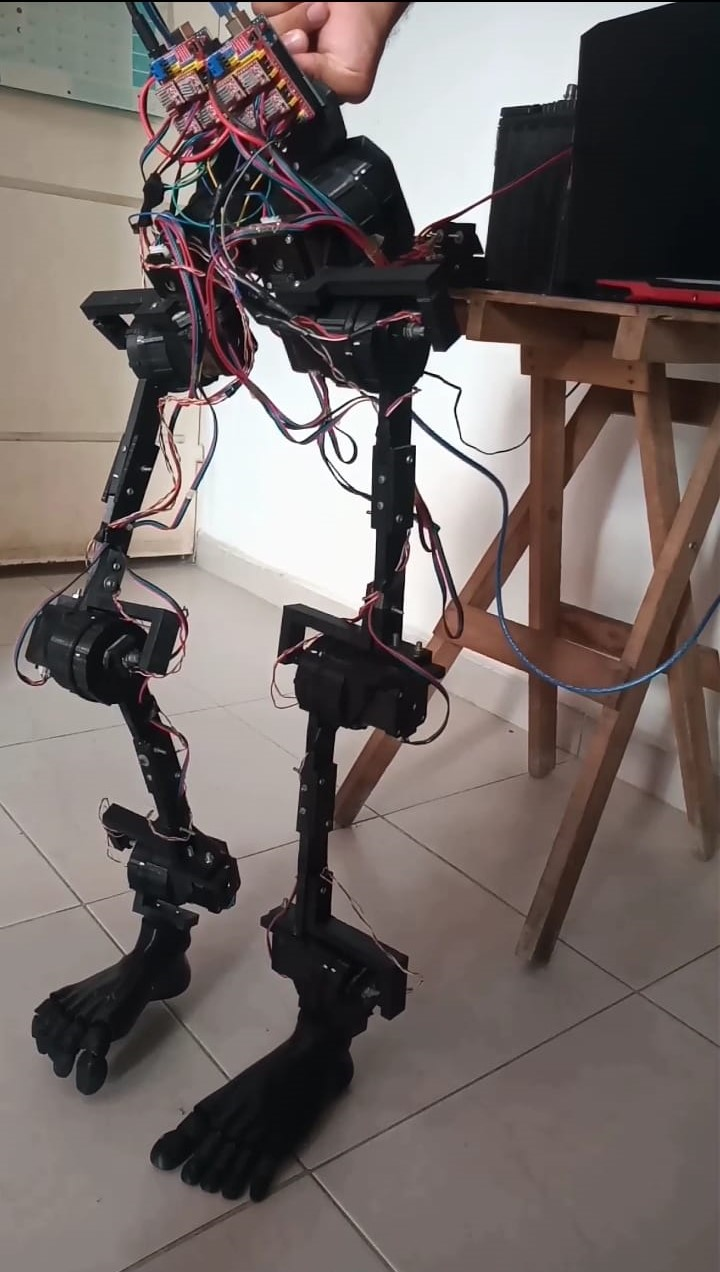
#> input picture WhatsApp Image 2023-11-14 at 5.31.05 PM (1).jpeg, 720 x 1272 px, given in place of the camera
$ python 'deteccion de coordenada.py'
#> lines starting #> are read from the running program, lines starting #| are printed output that depends on the picture; after the words box and inside, x2 and y2 are one past the last pixel; in counts of white or black regions, pixels touching at a corner belong together
import cv2
import numpy as np
import serial

COM = 'COM6'
BAUD = 9600
ser = serial.Serial(COM, BAUD)

cap = cv2.VideoCapture(0)
azulBajo = np.array([90, 100, 20], np.uint8)
azulAlto = np.array([120, 255, 255], np.uint8)
while True:
    ret, frame = cap.read()
#> frame is the input picture: shape (1272, 720, 3); mean B, G, R 100.9, 103.4, 113.4
    if ret:
        frame = cv2.flip(frame, 1)
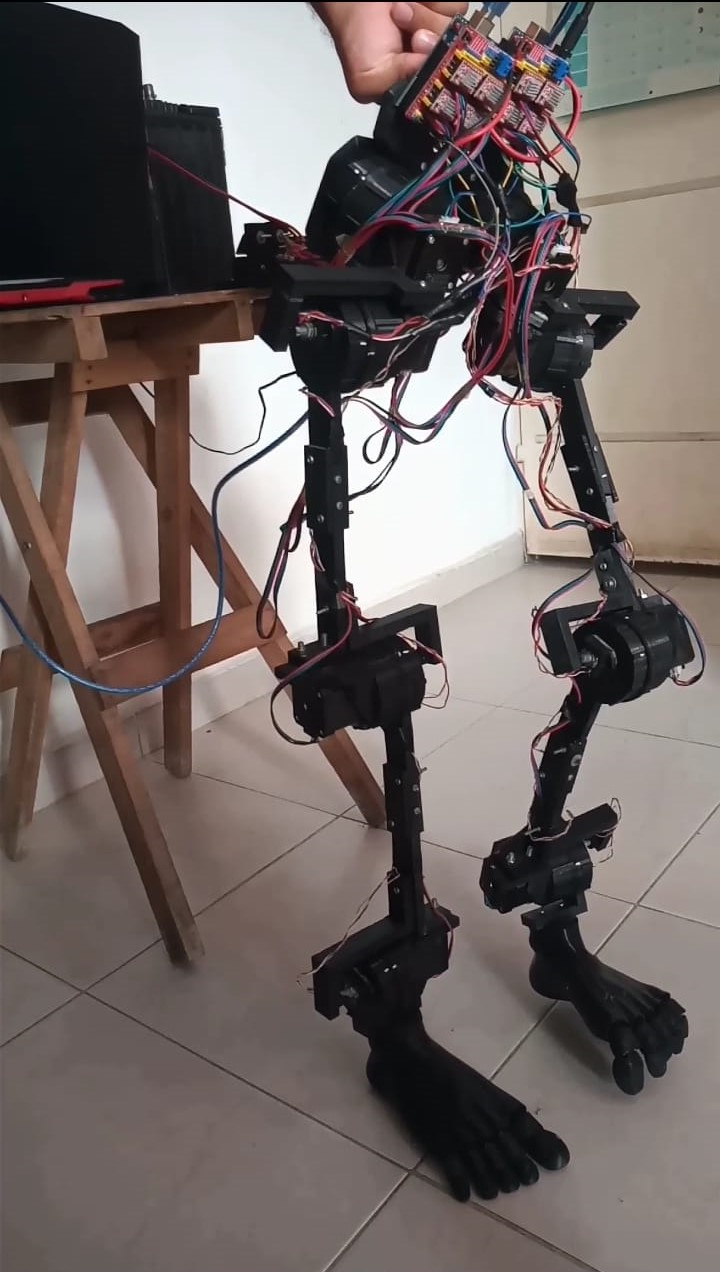
#> frame: shape (1272, 720, 3); mean B, G, R 100.9, 103.4, 113.4
        frameHSV = cv2.cvtColor(frame, cv2.COLOR_BGR2HSV)
#> frameHSV: shape (1272, 720, 3); mean H, S, V 50.8, 45.8, 115.2
        mascara = cv2.inRange(frameHSV, azulBajo, azulAlto)
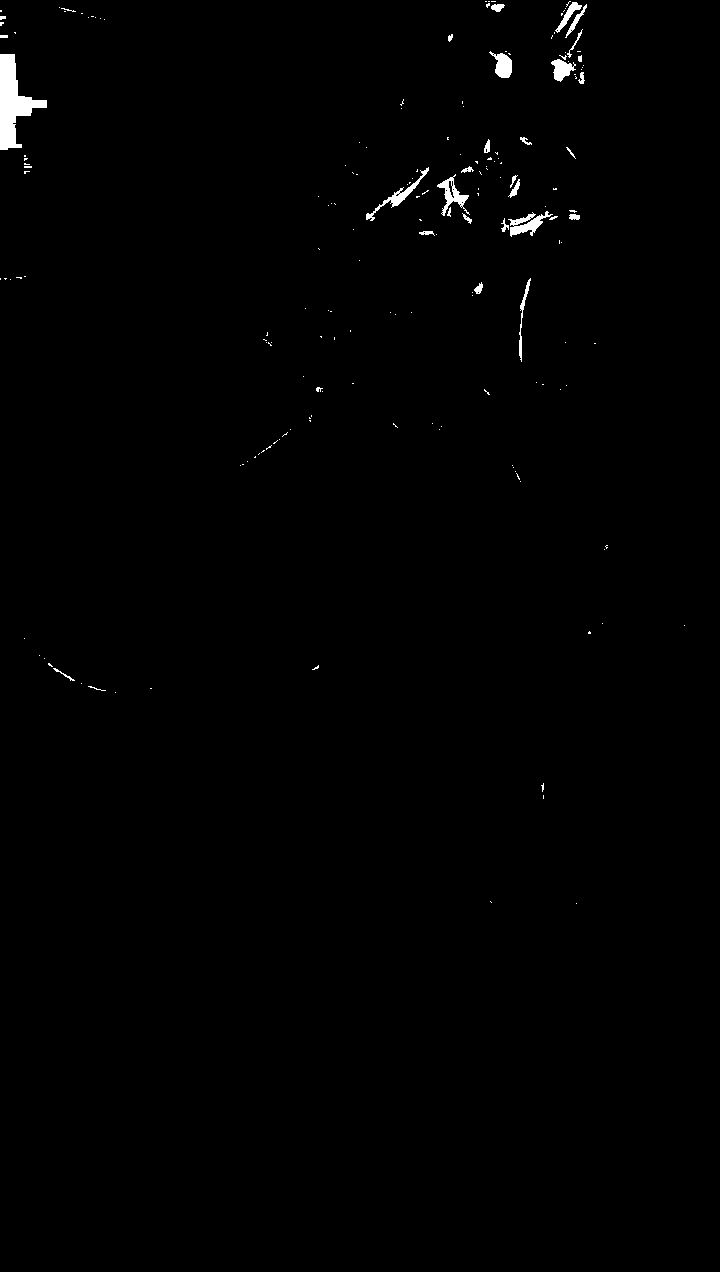
#> mascara: shape (1272, 720); 0.66% white; 184 white regions (153 under 20 px)
        contornos, _ = cv2.findContours(mascara, cv2.RETR_EXTERNAL, cv2.CHAIN_APPROX_SIMPLE)
#> contornos = 184 contours, 162 with area under 20; largest, box (x1, y1, x2, y2) and area: (0, 54, 47, 150) 1846, (437, 174, 470, 216) 398, (508, 211, 553, 237) 380, (366, 167, 429, 221) 330, (489, 51, 512, 78) 323
        cv2.drawContours(frame, contornos, -1, (255, 0, 0), 4)
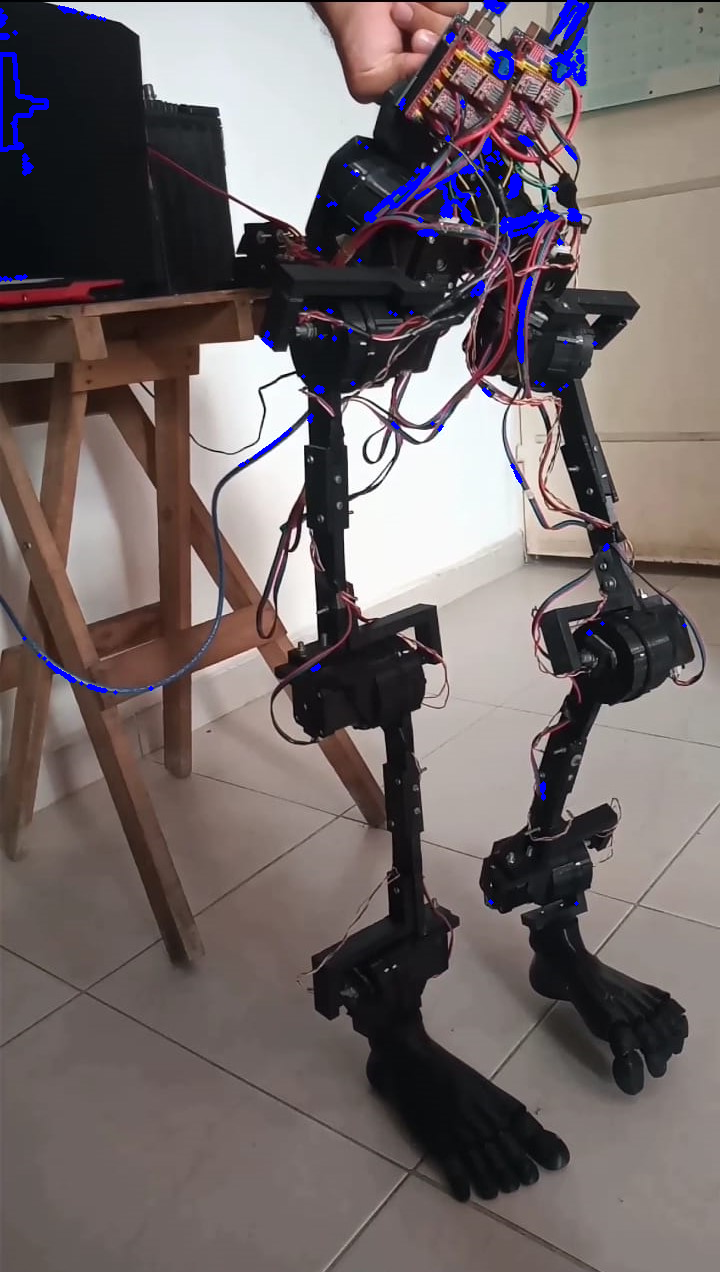
#> frame: shape (1272, 720, 3); 1.15% of pixels changed, all inside (x1, y1, x2, y2) = (0, 0, 687, 906)

        for c in contornos:
            area = cv2.contourArea(c)
            if area > 6000:
                M = cv2.moments(c)
                if M["m00"] == 0:
                    M["m00"] = 1
                x = int(M["m10"] / M["m00"])
                y = int(M['m01'] / M['m00'])
                cv2.circle(frame, (x, y), 7, (0, 0, 255), -1)
                font = cv2.FONT_HERSHEY_SIMPLEX
                cv2.putText(frame, '{},{}'.format(x, y), (x + 10, y), font, 1.2, (0, 0, 255), 2, cv2.LINE_AA)
                nuevoContorno = cv2.convexHull(c)
                cv2.drawContours(frame, [nuevoContorno], 0, (255, 0, 0), 3)

                if x < 200:
                    print("Mover a la izquierda 100%")
                    ser.write(b"izq1\n")
                elif 420 > x >= 200:
                    print("Mover a la izquierda 60%")
                    ser.write(b"izq2\n")
                elif 520 > x >= 420:
                    print("Mover a la izquierda 30%")
                    ser.write(b"izq3\n")
                # Mover al centro
                elif 520 <= x < 650:
                    print("Mover al centro")
                    ser.write(b"ctr\n")
                elif 650 <= x < 860:
                    print("moviendo a la derecha 30%")
                    ser.write(b"der3\n")
                elif 860 <= x < 1080:
                    print("moviendo a la derecha 60%")
                    ser.write(b"der2\n")
                elif x >= 1080:
                    print("Moviendo a la derecha 100%")
                    ser.write(b"der1\n")
#> this loop made 184 passes
#> area on pass 9: 24.5

        # cv2.imshow('mascaraAzul', mascara)
        cv2.imshow('frame', frame)
        if cv2.waitKey(1) & 0xFF == ord('s'):
#> (key Esc is pressed here)
            ser.close()
            break
cap.release()
cv2.destroyAllWindows()
